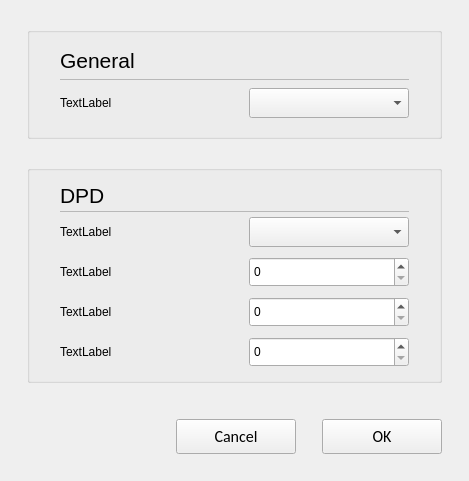
<?xml version="1.0" encoding="UTF-8"?>
<ui version="4.0">
 <class>C_SdNdeProgrammingOptions</class>
 <widget class="QWidget" name="C_SdNdeProgrammingOptions">
  <property name="geometry">
   <rect>
    <x>0</x>
    <y>0</y>
    <width>469</width>
    <height>481</height>
   </rect>
  </property>
  <property name="windowTitle">
   <string>Form</string>
  </property>
  <layout class="QVBoxLayout" name="verticalLayout">
   <property name="leftMargin">
    <number>27</number>
   </property>
   <property name="topMargin">
    <number>27</number>
   </property>
   <property name="rightMargin">
    <number>27</number>
   </property>
   <property name="bottomMargin">
    <number>0</number>
   </property>
   <item>
    <widget class="QGroupBox" name="pc_GroupBoxGeneral">
     <property name="styleRole" stdset="0">
      <string>default</string>
     </property>
     <property name="title">
      <string/>
     </property>
     <layout class="QVBoxLayout" name="verticalLayout_5" stretch="0,0,0">
      <property name="spacing">
       <number>0</number>
      </property>
      <property name="leftMargin">
       <number>30</number>
      </property>
      <property name="rightMargin">
       <number>30</number>
      </property>
      <property name="bottomMargin">
       <number>13</number>
      </property>
      <item>
       <layout class="QHBoxLayout" name="horizontalLayout_6" stretch="0,1">
        <property name="spacing">
         <number>6</number>
        </property>
        <item>
         <widget class="stw::opensyde_gui_elements::C_OgeLabContextMenuBase" name="pc_LabelGeneral">
          <property name="styleRole" stdset="0">
           <string>heading-group-bold</string>
          </property>
          <property name="minimumSize">
           <size>
            <width>0</width>
            <height>30</height>
           </size>
          </property>
          <property name="maximumSize">
           <size>
            <width>16777215</width>
            <height>30</height>
           </size>
          </property>
          <property name="font">
           <font>
            <family>Segoe UI</family>
            <pointsize>16</pointsize>
           </font>
          </property>
          <property name="text">
           <string>General</string>
          </property>
         </widget>
        </item>
        <item>
         <spacer name="horizontalSpacer_8">
          <property name="orientation">
           <enum>Qt::Horizontal</enum>
          </property>
          <property name="sizeHint" stdset="0">
           <size>
            <width>40</width>
            <height>1</height>
           </size>
          </property>
         </spacer>
        </item>
       </layout>
      </item>
      <item>
       <layout class="QHBoxLayout" name="horizontalLayout_19" stretch="0">
        <property name="spacing">
         <number>0</number>
        </property>
        <property name="topMargin">
         <number>1</number>
        </property>
        <property name="rightMargin">
         <number>0</number>
        </property>
        <property name="bottomMargin">
         <number>0</number>
        </property>
        <item>
         <widget class="QFrame" name="pc_Frame_2">
          <property name="styleRole" stdset="0">
           <string>fra-separator</string>
          </property>
          <property name="minimumSize">
           <size>
            <width>0</width>
            <height>1</height>
           </size>
          </property>
          <property name="maximumSize">
           <size>
            <width>16777215</width>
            <height>1</height>
           </size>
          </property>
          <property name="frameShape">
           <enum>QFrame::StyledPanel</enum>
          </property>
          <property name="frameShadow">
           <enum>QFrame::Raised</enum>
          </property>
         </widget>
        </item>
       </layout>
      </item>
      <item>
       <layout class="QGridLayout" name="gridLayout_2">
        <property name="topMargin">
         <number>5</number>
        </property>
        <item row="0" column="0">
         <widget class="stw::opensyde_gui_elements::C_OgeLabToolTipBase" name="pc_LabelScaling">
          <property name="styleRole" stdset="0">
           <string>group-item</string>
          </property>
          <property name="text">
           <string>TextLabel</string>
          </property>
         </widget>
        </item>
        <item row="0" column="2">
         <widget class="stw::opensyde_gui_elements::C_OgeCbxText" name="pc_ComboBoxScaling">
          <property name="minimumSize">
           <size>
            <width>160</width>
            <height>30</height>
           </size>
          </property>
          <property name="maximumSize">
           <size>
            <width>160</width>
            <height>30</height>
           </size>
          </property>
         </widget>
        </item>
        <item row="0" column="1">
         <spacer name="horizontalSpacer_5">
          <property name="orientation">
           <enum>Qt::Horizontal</enum>
          </property>
          <property name="sizeHint" stdset="0">
           <size>
            <width>40</width>
            <height>20</height>
           </size>
          </property>
         </spacer>
        </item>
       </layout>
      </item>
     </layout>
    </widget>
   </item>
   <item>
    <spacer name="verticalSpacer">
     <property name="orientation">
      <enum>Qt::Vertical</enum>
     </property>
     <property name="sizeType">
      <enum>QSizePolicy::Fixed</enum>
     </property>
     <property name="sizeHint" stdset="0">
      <size>
       <width>20</width>
       <height>20</height>
      </size>
     </property>
    </spacer>
   </item>
   <item>
    <widget class="QGroupBox" name="pc_GroupBoxDPD">
     <property name="styleRole" stdset="0">
      <string>default</string>
     </property>
     <property name="title">
      <string/>
     </property>
     <layout class="QVBoxLayout" name="verticalLayout_4" stretch="0,0,0">
      <property name="spacing">
       <number>0</number>
      </property>
      <property name="leftMargin">
       <number>30</number>
      </property>
      <property name="rightMargin">
       <number>30</number>
      </property>
      <property name="bottomMargin">
       <number>13</number>
      </property>
      <item>
       <layout class="QHBoxLayout" name="horizontalLayout_5" stretch="0,1">
        <property name="spacing">
         <number>6</number>
        </property>
        <item>
         <widget class="stw::opensyde_gui_elements::C_OgeLabContextMenuBase" name="pc_LabelDPDHeading">
          <property name="styleRole" stdset="0">
           <string>heading-group-bold</string>
          </property>
          <property name="minimumSize">
           <size>
            <width>0</width>
            <height>30</height>
           </size>
          </property>
          <property name="maximumSize">
           <size>
            <width>16777215</width>
            <height>30</height>
           </size>
          </property>
          <property name="font">
           <font>
            <family>Segoe UI</family>
            <pointsize>16</pointsize>
           </font>
          </property>
          <property name="text">
           <string>DPD</string>
          </property>
         </widget>
        </item>
        <item>
         <spacer name="horizontalSpacer_7">
          <property name="orientation">
           <enum>Qt::Horizontal</enum>
          </property>
          <property name="sizeHint" stdset="0">
           <size>
            <width>40</width>
            <height>1</height>
           </size>
          </property>
         </spacer>
        </item>
       </layout>
      </item>
      <item>
       <layout class="QHBoxLayout" name="horizontalLayout_18" stretch="0">
        <property name="spacing">
         <number>0</number>
        </property>
        <property name="topMargin">
         <number>1</number>
        </property>
        <property name="rightMargin">
         <number>0</number>
        </property>
        <property name="bottomMargin">
         <number>0</number>
        </property>
        <item>
         <widget class="QFrame" name="pc_Frame">
          <property name="styleRole" stdset="0">
           <string>fra-separator</string>
          </property>
          <property name="minimumSize">
           <size>
            <width>0</width>
            <height>1</height>
           </size>
          </property>
          <property name="maximumSize">
           <size>
            <width>16777215</width>
            <height>1</height>
           </size>
          </property>
          <property name="frameShape">
           <enum>QFrame::StyledPanel</enum>
          </property>
          <property name="frameShadow">
           <enum>QFrame::Raised</enum>
          </property>
         </widget>
        </item>
       </layout>
      </item>
      <item>
       <layout class="QGridLayout" name="gridLayout">
        <property name="topMargin">
         <number>5</number>
        </property>
        <property name="verticalSpacing">
         <number>10</number>
        </property>
        <item row="2" column="0">
         <widget class="stw::opensyde_gui_elements::C_OgeLabToolTipBase" name="pc_LabelNBR">
          <property name="styleRole" stdset="0">
           <string>group-item</string>
          </property>
          <property name="text">
           <string>TextLabel</string>
          </property>
         </widget>
        </item>
        <item row="3" column="0">
         <widget class="stw::opensyde_gui_elements::C_OgeLabToolTipBase" name="pc_LabelMNO">
          <property name="styleRole" stdset="0">
           <string>group-item</string>
          </property>
          <property name="text">
           <string>TextLabel</string>
          </property>
         </widget>
        </item>
        <item row="2" column="2">
         <widget class="stw::opensyde_gui_elements::C_OgeSpxToolTipBase" name="pc_SpinBoxNBR">
           <property name="styleRole" stdset="0">
            <string>spx-number</string>
           </property>
          <property name="minimumSize">
           <size>
            <width>160</width>
            <height>30</height>
           </size>
          </property>
          <property name="maximumSize">
           <size>
            <width>160</width>
            <height>30</height>
           </size>
          </property>
         </widget>
        </item>
        <item row="3" column="2">
         <widget class="stw::opensyde_gui_elements::C_OgeSpxToolTipBase" name="pc_SpinBoxParallelTransmissions">
           <property name="styleRole" stdset="0">
            <string>spx-number</string>
           </property>
          <property name="minimumSize">
           <size>
            <width>160</width>
            <height>30</height>
           </size>
          </property>
          <property name="maximumSize">
           <size>
            <width>160</width>
            <height>30</height>
           </size>
          </property>
         </widget>
        </item>
        <item row="1" column="0">
         <widget class="stw::opensyde_gui_elements::C_OgeLabToolTipBase" name="pc_LabelNBT">
          <property name="styleRole" stdset="0">
           <string>group-item</string>
          </property>
          <property name="text">
           <string>TextLabel</string>
          </property>
         </widget>
        </item>
        <item row="0" column="0">
         <widget class="stw::opensyde_gui_elements::C_OgeLabToolTipBase" name="pc_LabelDPD">
          <property name="styleRole" stdset="0">
           <string>group-item</string>
          </property>
          <property name="text">
           <string>TextLabel</string>
          </property>
         </widget>
        </item>
        <item row="0" column="2">
         <widget class="stw::opensyde_gui_elements::C_OgeCbxText" name="pc_ComboBoxDPD">
          <property name="minimumSize">
           <size>
            <width>160</width>
            <height>30</height>
           </size>
          </property>
          <property name="maximumSize">
           <size>
            <width>160</width>
            <height>30</height>
           </size>
          </property>
         </widget>
        </item>
        <item row="1" column="2">
         <widget class="stw::opensyde_gui_elements::C_OgeSpxToolTipBase" name="pc_SpinBoxNBT">
           <property name="styleRole" stdset="0">
            <string>spx-number</string>
           </property>
          <property name="minimumSize">
           <size>
            <width>160</width>
            <height>30</height>
           </size>
          </property>
          <property name="maximumSize">
           <size>
            <width>160</width>
            <height>30</height>
           </size>
          </property>
         </widget>
        </item>
        <item row="0" column="1">
         <spacer name="horizontalSpacer_3">
          <property name="orientation">
           <enum>Qt::Horizontal</enum>
          </property>
          <property name="sizeHint" stdset="0">
           <size>
            <width>40</width>
            <height>20</height>
           </size>
          </property>
         </spacer>
        </item>
       </layout>
      </item>
     </layout>
    </widget>
   </item>
   <item>
    <spacer name="pc_VerticalSpacerButtonsObove">
     <property name="orientation">
      <enum>Qt::Vertical</enum>
     </property>
     <property name="sizeType">
      <enum>QSizePolicy::Fixed</enum>
     </property>
     <property name="sizeHint" stdset="0">
      <size>
       <width>20</width>
       <height>30</height>
      </size>
     </property>
    </spacer>
   </item>
   <item>
    <layout class="QHBoxLayout" name="horizontalLayout_22">
     <property name="rightMargin">
      <number>0</number>
     </property>
     <item>
      <spacer name="horizontalSpacer_9">
       <property name="orientation">
        <enum>Qt::Horizontal</enum>
       </property>
       <property name="sizeHint" stdset="0">
        <size>
         <width>40</width>
         <height>20</height>
        </size>
       </property>
      </spacer>
     </item>
     <item>
      <widget class="QPushButton" name="pc_PushButtonCancel">
       <property name="styleRole" stdset="0">
        <string>cancel</string>
       </property>
       <property name="minimumSize">
        <size>
         <width>120</width>
         <height>35</height>
        </size>
       </property>
       <property name="maximumSize">
        <size>
         <width>120</width>
         <height>35</height>
        </size>
       </property>
       <property name="font">
        <font>
         <family>Calibri</family>
         <pointsize>12</pointsize>
        </font>
       </property>
       <property name="text">
        <string>Cancel</string>
       </property>
      </widget>
     </item>
     <item>
      <spacer name="horizontalSpacer_4">
       <property name="orientation">
        <enum>Qt::Horizontal</enum>
       </property>
       <property name="sizeType">
        <enum>QSizePolicy::Fixed</enum>
       </property>
       <property name="sizeHint" stdset="0">
        <size>
         <width>20</width>
         <height>20</height>
        </size>
       </property>
      </spacer>
     </item>
     <item>
      <widget class="QPushButton" name="pc_PushButtonOk">
       <property name="styleRole" stdset="0">
        <string>dialog</string>
       </property>
       <property name="minimumSize">
        <size>
         <width>120</width>
         <height>35</height>
        </size>
       </property>
       <property name="maximumSize">
        <size>
         <width>120</width>
         <height>35</height>
        </size>
       </property>
       <property name="font">
        <font>
         <family>Calibri</family>
         <pointsize>12</pointsize>
        </font>
       </property>
       <property name="text">
        <string>OK</string>
       </property>
      </widget>
     </item>
    </layout>
   </item>
   <item>
    <spacer name="verticalSpacer_7">
     <property name="orientation">
      <enum>Qt::Vertical</enum>
     </property>
     <property name="sizeType">
      <enum>QSizePolicy::Fixed</enum>
     </property>
     <property name="sizeHint" stdset="0">
      <size>
       <width>20</width>
       <height>27</height>
      </size>
     </property>
    </spacer>
   </item>
  </layout>
 </widget>
 <customwidgets>
  <customwidget>
   <class>stw::opensyde_gui_elements::C_OgeLabContextMenuBase</class>
   <extends>QLabel</extends>
   <header>C_OgeLabContextMenuBase.hpp</header>
  </customwidget>
  <customwidget>
   <class>stw::opensyde_gui_elements::C_OgeLabToolTipBase</class>
   <extends>QLabel</extends>
   <header>C_OgeLabToolTipBase.hpp</header>
  </customwidget>
  <customwidget>
   <class>stw::opensyde_gui_elements::C_OgeCbxText</class>
   <extends>QComboBox</extends>
   <header>C_OgeCbxText.hpp</header>
  </customwidget>
  <customwidget>
   <class>stw::opensyde_gui_elements::C_OgeSpxToolTipBase</class>
   <extends>QSpinBox</extends>
   <header>C_OgeSpxToolTipBase.hpp</header>
  </customwidget>
 </customwidgets>
 <tabstops>
  <tabstop>pc_ComboBoxScaling</tabstop>
  <tabstop>pc_ComboBoxDPD</tabstop>
  <tabstop>pc_SpinBoxNBT</tabstop>
  <tabstop>pc_SpinBoxNBR</tabstop>
  <tabstop>pc_SpinBoxParallelTransmissions</tabstop>
  <tabstop>pc_PushButtonCancel</tabstop>
  <tabstop>pc_PushButtonOk</tabstop>
 </tabstops>
 <resources/>
 <connections/>
</ui>
